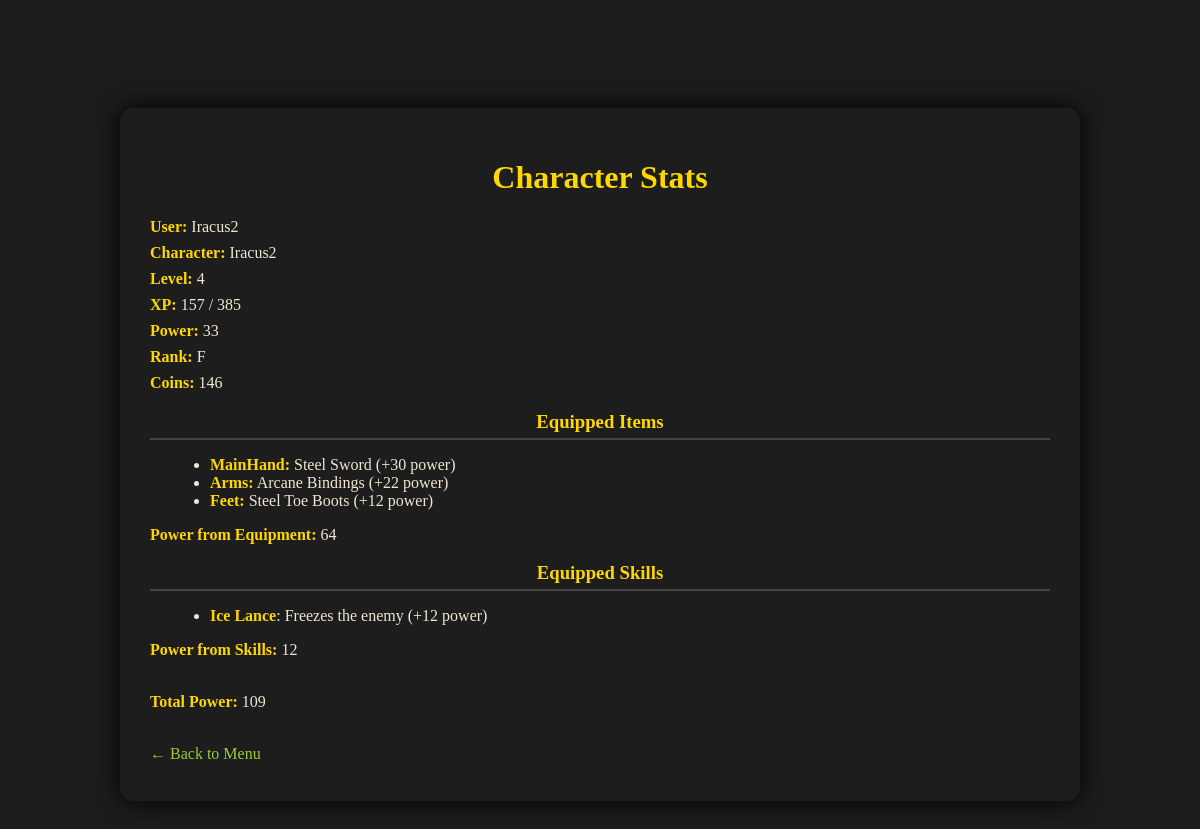
Page /stats.php (signed in) on the committed database.
### tables this page shows
CREATE TABLE `characters` (
  `char_id` int(11) NOT NULL,
  `user_id` int(11) DEFAULT NULL,
  `name` varchar(50) DEFAULT NULL,
  `level` int(11) DEFAULT 1,
  `xp` int(11) DEFAULT 0,
  `power` int(11) DEFAULT 0,
  `coins` int(11) DEFAULT 100,
  `rank` enum('F','E','D','C','B','A','S','SS','SSS') DEFAULT 'F'
);

CREATE TABLE `users` (
  `user_id` int(11) NOT NULL,
  `username` varchar(50) DEFAULT NULL,
  `email` varchar(100) DEFAULT NULL,
  `password_hash` varchar(255) DEFAULT NULL,
  `role` enum('Player','GuildMaster') DEFAULT 'Player'
);

CREATE TABLE `equipment` (
  `equip_id` int(11) NOT NULL,
  `char_id` int(11) DEFAULT NULL,
  `slot` enum('MainHand','OffHand','Head','Torso','Legs','Arms','Hands','Feet','Finger1','Finger2') DEFAULT NULL,
  `item_id` int(11) DEFAULT NULL
);

CREATE TABLE `items` (
  `item_id` int(11) NOT NULL,
  `name` varchar(50) DEFAULT NULL,
  `type` enum('Weapon','Armor','Consumable','Misc') DEFAULT NULL,
  `effect` text DEFAULT NULL,
  `slot` enum('MainHand','OffHand','Head','Torso','Legs','Arms','Hands','Feet','Finger1','Finger2') DEFAULT 'MainHand',
  `power_value` int(11) DEFAULT 0
);

CREATE TABLE `skills` (
  `skill_id` int(11) NOT NULL,
  `name` varchar(50) DEFAULT NULL,
  `description` text DEFAULT NULL,
  `power_value` int(11) DEFAULT 0,
  `required_level` int(11) DEFAULT 1
);

### stats.php (the view, shortened to what this page needs)
<?php
include 'db.php';
$user_id = $_SESSION['user_id'];
$query = mysqli_query($conn,
    "SELECT U.username, C.char_id, C.name AS char_name, C.level, C.xp, C.power, C.rank, C.coins
     FROM Users U
     JOIN Characters C ON U.user_id = C.user_id
     WHERE U.user_id = $user_id");
$char = mysqli_fetch_assoc($query);
$char_id = $char['char_id'] ?? null;
$equip = mysqli_query($conn,
    "SELECT E.slot, I.name, I.power_value
     FROM Equipment E
     JOIN Items I ON E.item_id = I.item_id
     WHERE E.char_id = $char_id");
$equipped_skills = mysqli_query($conn,
    "SELECT S.name, S.description, S.power_value
     FROM CharacterSkills CS
     JOIN Skills S ON CS.skill_id = S.skill_id
     WHERE CS.char_id = $char_id AND CS.equipped = 1");
function getXPThreshold($level) {
    $xpCurve = [1 => 100];
    for ($i = 2; $i <= 20; $i++) {
        $xpCurve[$i] = (int)($xpCurve[$i-1] * 1.25 + 50);
    }
    return $xpCurve[$level] ?? PHP_INT_MAX;
}
$xp_needed = getXPThreshold($char['level']);
?>
<!DOCTYPE html>
<html>
<head><title>Character Stats</title><link rel="stylesheet" type="text/css" href="style.css">
</head>
<body>
<div class="stats-wrapper">
<h1>Character Stats</h1>
<p><strong>User:</strong> <?= htmlspecialchars($char['username']) ?></p>
<p><strong>Character:</strong> <?= htmlspecialchars($char['char_name']) ?></p>
<p><strong>Level:</strong> <?= $char['level'] ?></p>
<p><strong>XP:</strong> <?= $char['xp'] ?> / <?= $xp_needed ?></p>
<p><strong>Power:</strong> <?= $char['power'] >= 999 ? '999+' : $char['power'] ?></p>
<p><strong>Rank:</strong> <?= $char['rank'] ?></p>
<p><strong>Coins:</strong> <?= $char['coins'] ?></p>
<h3>Equipped Items</h3>
<ul>
<?php
$total_equip_power = 0;
while ($eq = mysqli_fetch_assoc($equip)) {
    $total_equip_power += $eq['power_value'];
    echo "<li><strong>{$eq['slot']}:</strong> {$eq['name']} (+{$eq['power_value']} power)</li>";
}
?>
</ul>
<p><strong>Power from Equipment:</strong> <?= $total_equip_power ?></p>
<?php
$skill_power = mysqli_fetch_assoc(mysqli_query($conn,
    "SELECT SUM(S.power_value) AS total FROM CharacterSkills CS
     JOIN Skills S ON CS.skill_id = S.skill_id
     WHERE CS.char_id = $char_id AND CS.equipped = 1"))['total'] ?? 0;
?>
<h3>Equipped Skills</h3>
<?php
if (mysqli_num_rows($equipped_skills) === 0) {
    echo "<p>No skills equipped.</p>";
} else {
    echo "<ul>";
    while ($skill = mysqli_fetch_assoc($equipped_skills)) {
        echo "<li><strong>{$skill['name']}</strong>: {$skill['description']} (+{$skill['power_value']} power)</li>";
    }
    echo "</ul>";
}
?>
<p><strong>Power from Skills:</strong> <?= $skill_power ?></p> <br>
<p><strong>Total Power:</strong> <?= $char['power'] + $total_equip_power + $skill_power ?></p>
<br>
<p><a href="menu.php">← Back to Menu</a></p>
</body>
</html>

### style.css (style rules this page uses)
body { background-color: #1c1c1c; color: #f0e6d2; font-family: 'Georgia', serif; padding: 20px; }
h2, h3 { color: #ffd700; border-bottom: 2px solid #444; padding-bottom: 5px; margin-bottom: 15px; }
a { color: #9acd32; text-decoration: none; }

### stats.php (style rules this page uses)
.stats-wrapper { max-width: 900px; margin: 80px auto; background-color: rgba(30, 30, 30, 0.95); padding: 30px; border-radius: 14px; box-shadow: 0 0 25px #000; color: #f0e6d2; }
h1, h3 { text-align: center; color: #ffd700; }
p { margin: 8px 0; }
ul { margin-left: 20px; }
strong { color: #ffd700; }

### rows in the picture
characters: user.username "Iracus2", name "Iracus2", level "4", xp "157", level "385", power "33", rank "F", coins "146"
equipment: slot "MainHand", item.name "Steel Sword", item.power_value "30"
equipment: slot "Arms", item.name "Arcane Bindings", item.power_value "22"
equipment: slot "Feet", item.name "Steel Toe Boots", item.power_value "12"
skills: name "Ice Lance", description "Freezes the enemy", power_value "12"

### other values in the picture
$total_equip_power "64"
$skill_power "12"
$char['power'] + $total_equip_power + $skill_power "109"
